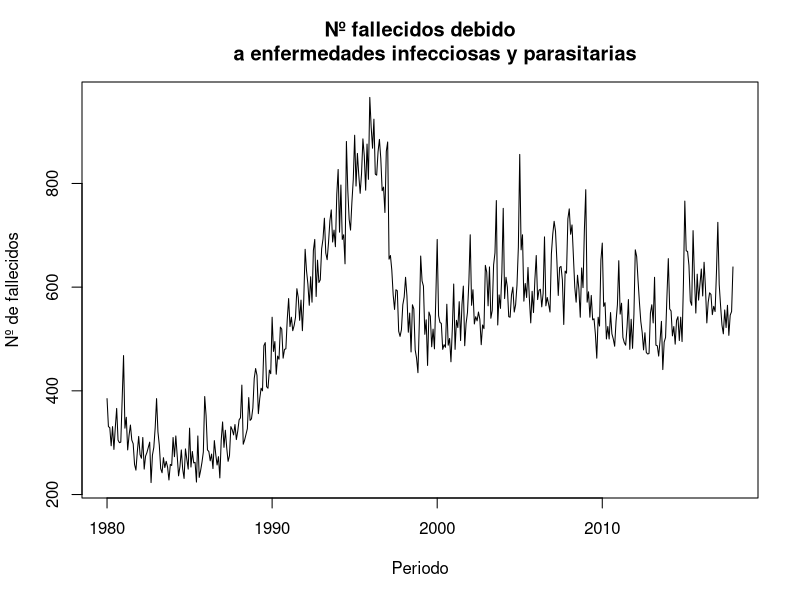
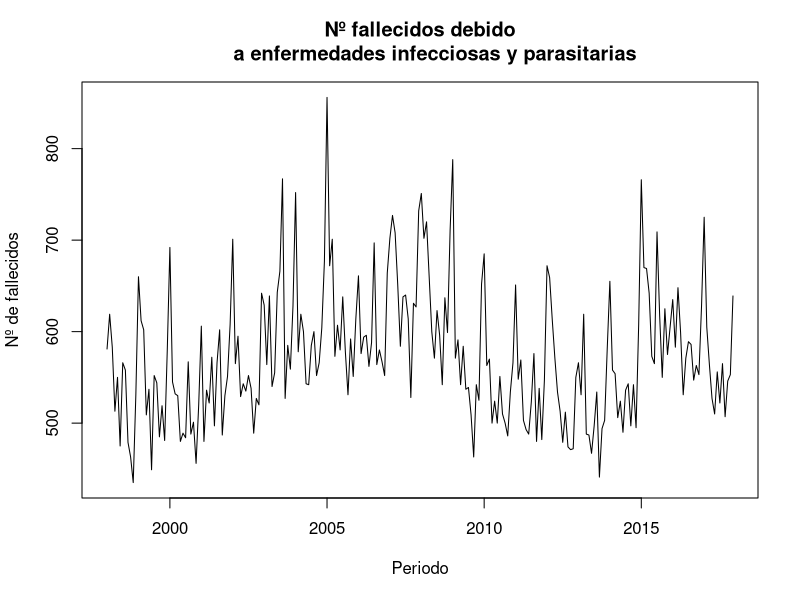
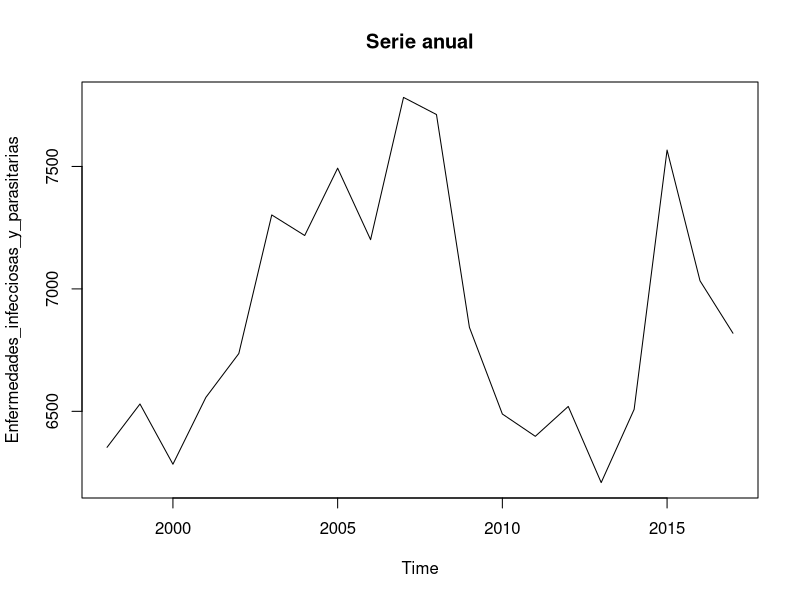
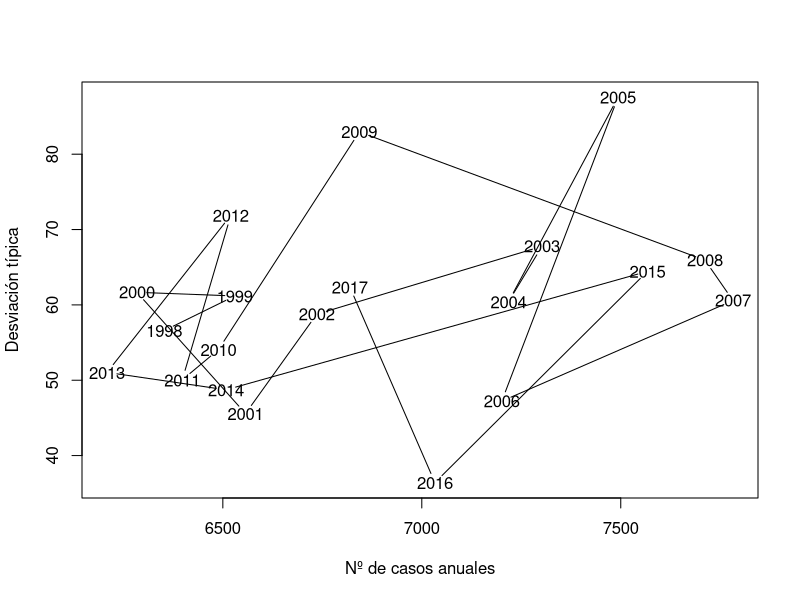
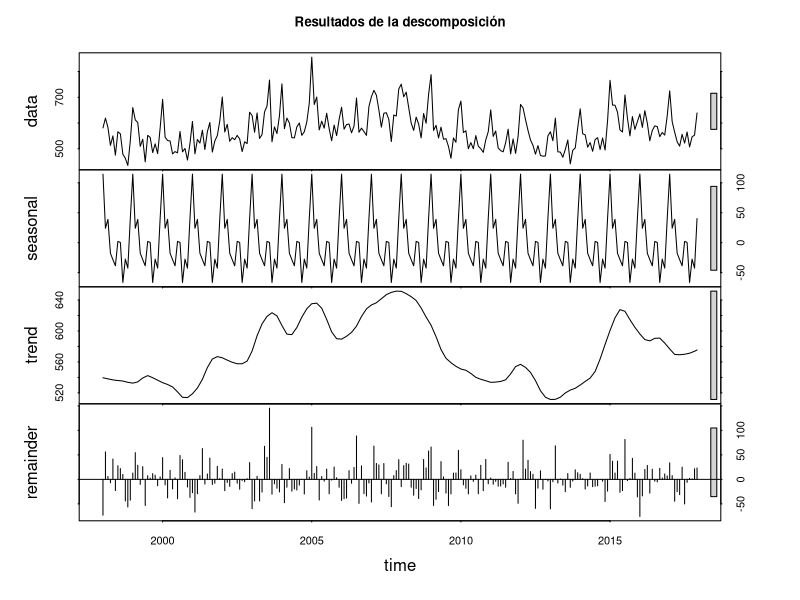
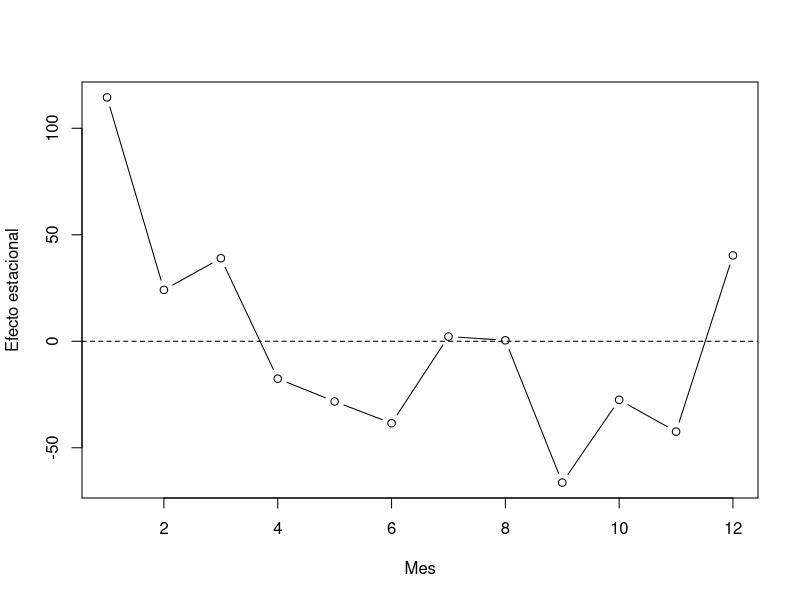
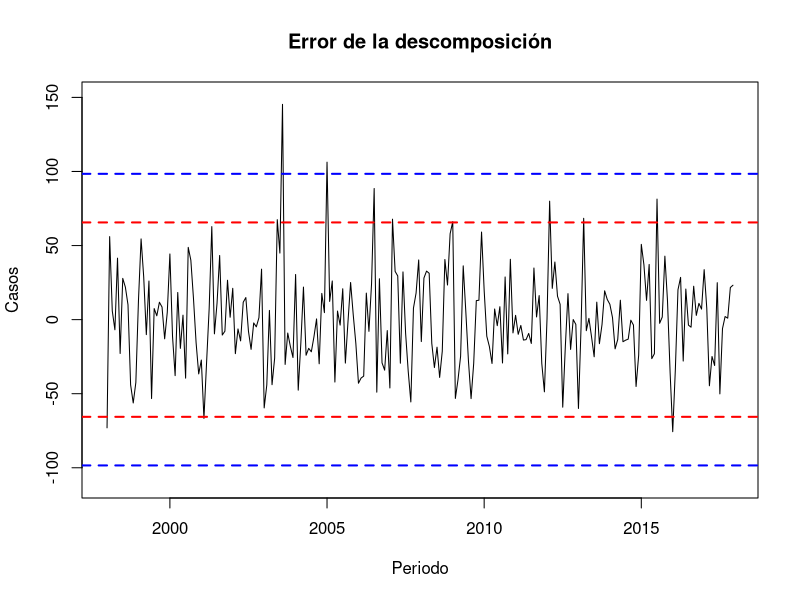
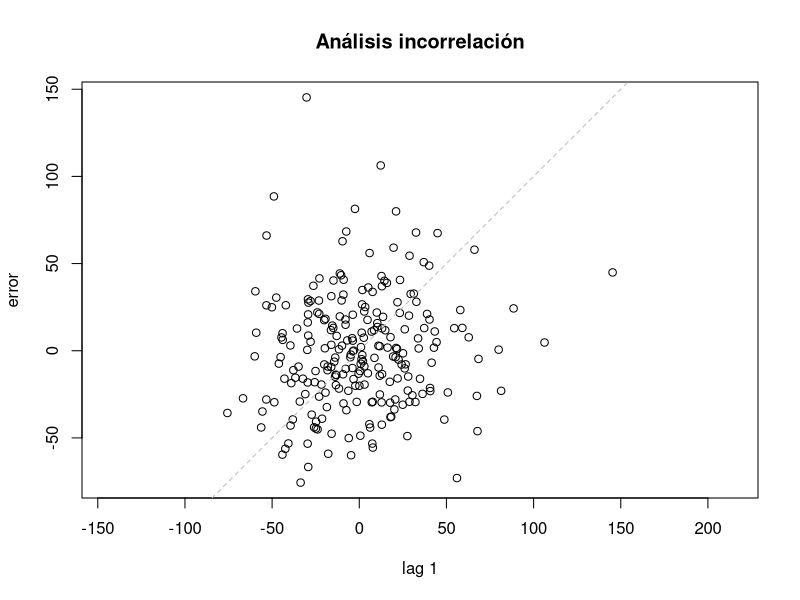

These charts were generated, in order, by the following R code:
## ---- chunk 1
  knitr::opts_chunk$set(warning=FALSE)
## ---- chunk 2
setwd("~/BIOESTADÍSTICA máster/Modelización estadística/Series temporales/Practicas/practica1-st")
enf<-read.table('Enfermedades_infecciosas_y_parasitarias.txt', header=TRUE) 
enf<-ts(enf,start=c(1980,1),freq=12)
plot(enf, xlab="Periodo",ylab="Nº de fallecidos",main="Nº fallecidos debido
     a enfermedades infecciosas y parasitarias")
## ---- chunk 3
enf<-window(enf,start=c(1998,1))
plot(enf, xlab="Periodo",ylab="Nº de fallecidos",main="Nº fallecidos debido
     a enfermedades infecciosas y parasitarias")
## ---- chunk 4
enf.anual<-aggregate(enf,FUN=sum)
plot(enf.anual,main="Serie anual") # serie anual
## ---- chunk 5
enf.sd<-aggregate(enf,FUN = sd)
plot(enf.anual,enf.sd,xlab="Nº de casos anuales",ylab="Desviación típica")
## ---- chunk 6

# Método de regresiones locales ponderadas
desc.rlp<-stl(enf[,1],s.window="periodic")
plot(desc.rlp,main="Resultados de la descomposición")

## ---- chunk 7
plot(desc.rlp$time.series[1:12,1],type='b',xlab='Mes',ylab='Efecto estacional')
abline(h =0,lty=2)
desc.rlp$time.series[1:12,1] # Estacionalidad
## ---- chunk 8
max(enf.anual)-min(enf.anual)
mean(enf.anual)
## ---- chunk 9
error<-desc.rlp$time.series[,3]
mean(error) # Vemos si el error tiene media de aproximadamente 0
desv.tip<-sd(error) #Desviación típica del error
plot(error,xlab='Periodo',ylab='Casos',main="Error de la descomposición",ylim=c(-110,150))
abline(h=c(-3,-2,2,3)*desv.tip,lty=2,lwd=2,col=c("blue","red","red","blue"))

# Outliers:
abs(error>=3*desv.tip)
abs(error<=(-3)*desv.tip)

## ---- chunk 10
lag.plot(error,main="Análisis incorrelación")
plot(aggregate(error,FUN=sd),type="p",xlab='Periodo',ylab="Desviación estándar",
     main="Análisis homocedasticidad")
